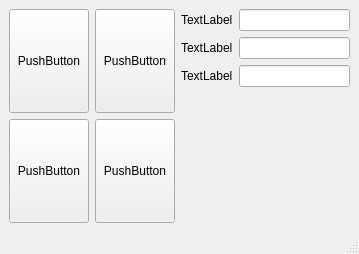
<?xml version="1.0" encoding="UTF-8"?>
<ui version="4.0">
 <class>MainWindow</class>
 <widget class="QMainWindow" name="MainWindow">
  <property name="geometry">
   <rect>
    <x>0</x>
    <y>0</y>
    <width>359</width>
    <height>254</height>
   </rect>
  </property>
  <property name="windowTitle">
   <string>MainWindow</string>
  </property>
  <widget class="QWidget" name="centralwidget">
   <layout class="QGridLayout" name="gridLayout">
    <item row="0" column="1">
     <widget class="QPushButton" name="pushButton">
      <property name="sizePolicy">
       <sizepolicy hsizetype="Minimum" vsizetype="Preferred">
        <horstretch>0</horstretch>
        <verstretch>0</verstretch>
       </sizepolicy>
      </property>
      <property name="text">
       <string>PushButton</string>
      </property>
     </widget>
    </item>
    <item row="1" column="0">
     <widget class="QPushButton" name="pushButton_3">
      <property name="sizePolicy">
       <sizepolicy hsizetype="Minimum" vsizetype="Preferred">
        <horstretch>0</horstretch>
        <verstretch>0</verstretch>
       </sizepolicy>
      </property>
      <property name="text">
       <string>PushButton</string>
      </property>
     </widget>
    </item>
    <item row="0" column="0">
     <widget class="QPushButton" name="pushButton_2">
      <property name="sizePolicy">
       <sizepolicy hsizetype="Minimum" vsizetype="Preferred">
        <horstretch>0</horstretch>
        <verstretch>0</verstretch>
       </sizepolicy>
      </property>
      <property name="text">
       <string>PushButton</string>
      </property>
     </widget>
    </item>
    <item row="1" column="1">
     <widget class="QPushButton" name="pushButton_4">
      <property name="sizePolicy">
       <sizepolicy hsizetype="Minimum" vsizetype="Preferred">
        <horstretch>0</horstretch>
        <verstretch>0</verstretch>
       </sizepolicy>
      </property>
      <property name="text">
       <string>PushButton</string>
      </property>
     </widget>
    </item>
    <item row="0" column="2" rowspan="2">
     <layout class="QFormLayout" name="formLayout">
      <item row="0" column="0">
       <widget class="QLabel" name="label">
        <property name="text">
         <string>TextLabel</string>
        </property>
       </widget>
      </item>
      <item row="1" column="0">
       <widget class="QLabel" name="label_2">
        <property name="text">
         <string>TextLabel</string>
        </property>
       </widget>
      </item>
      <item row="2" column="0">
       <widget class="QLabel" name="label_3">
        <property name="text">
         <string>TextLabel</string>
        </property>
       </widget>
      </item>
      <item row="0" column="1">
       <widget class="QLineEdit" name="lineEdit"/>
      </item>
      <item row="1" column="1">
       <widget class="QLineEdit" name="lineEdit_2"/>
      </item>
      <item row="2" column="1">
       <widget class="QLineEdit" name="lineEdit_3"/>
      </item>
     </layout>
    </item>
   </layout>
  </widget>
  <widget class="QMenuBar" name="menubar">
   <property name="geometry">
    <rect>
     <x>0</x>
     <y>0</y>
     <width>359</width>
     <height>22</height>
    </rect>
   </property>
  </widget>
  <widget class="QStatusBar" name="statusbar"/>
 </widget>
 <resources/>
 <connections/>
</ui>
